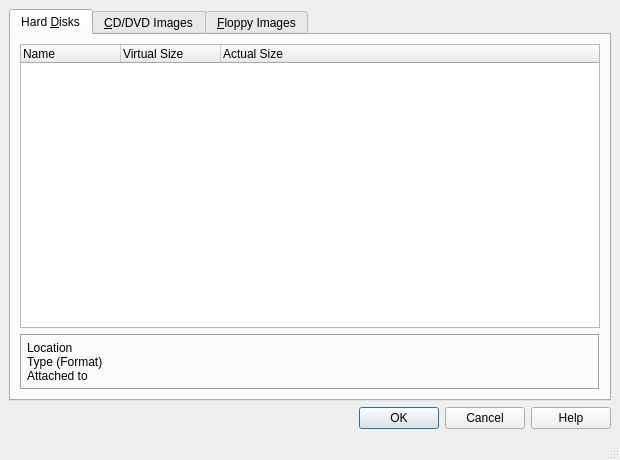
<ui version="4.0" >
 <comment>
 VBox frontends: Qt4 GUI ("VirtualBox"):

 Copyright (C) 2008 Sun Microsystems, Inc.

 This file is part of VirtualBox Open Source Edition (OSE), as
 available from http://www.virtualbox.org. This file is free software;
 you can redistribute it and/or modify it under the terms of the GNU
 General Public License (GPL) as published by the Free Software
 Foundation, in version 2 as it comes in the "COPYING" file of the
 VirtualBox OSE distribution. VirtualBox OSE is distributed in the
 hope that it will be useful, but WITHOUT ANY WARRANTY of any kind.

 Please contact Sun Microsystems, Inc., 4150 Network Circle, Santa
 Clara, CA 95054 USA or visit http://www.sun.com if you need
 additional information or have any questions.
 </comment>
 <class>VBoxMediaManagerDlg</class>
 <widget class="QMainWindow" name="VBoxMediaManagerDlg" >
  <property name="geometry" >
   <rect>
    <x>0</x>
    <y>0</y>
    <width>620</width>
    <height>460</height>
   </rect>
  </property>
  <property name="minimumSize" >
   <size>
    <width>283</width>
    <height>190</height>
   </size>
  </property>
  <property name="windowTitle" >
   <string>Virtual Disk Manager</string>
  </property>
  <property name="windowIcon" >
   <iconset resource="../VirtualBox.qrc" >
    <normaloff>:/diskim_16px.png</normaloff>:/diskim_16px.png</iconset>
  </property>
  <widget class="QWidget" name="mCentralWidget" >
   <layout class="QHBoxLayout" >
    <item>
     <layout class="QVBoxLayout" >
      <item>
       <widget class="QTabWidget" name="mTwImages" >
        <property name="sizePolicy" >
         <sizepolicy vsizetype="Expanding" hsizetype="Preferred" >
          <horstretch>0</horstretch>
          <verstretch>0</verstretch>
         </sizepolicy>
        </property>
        <property name="currentIndex" >
         <number>0</number>
        </property>
        <widget class="QWidget" name="mTbHD" >
         <attribute name="title" >
          <string>Hard &amp;Disks</string>
         </attribute>
         <layout class="QVBoxLayout" >
          <item>
           <widget class="QITreeWidget" name="mHardDiskView" >
            <property name="contextMenuPolicy" >
             <enum>Qt::CustomContextMenu</enum>
            </property>
            <property name="acceptDrops" >
             <bool>true</bool>
            </property>
            <property name="horizontalScrollBarPolicy" >
             <enum>Qt::ScrollBarAlwaysOff</enum>
            </property>
            <property name="alternatingRowColors" >
             <bool>true</bool>
            </property>
            <property name="allColumnsShowFocus" >
             <bool>true</bool>
            </property>
            <column>
             <property name="text" >
              <string>Name</string>
             </property>
            </column>
            <column>
             <property name="text" >
              <string>Virtual Size</string>
             </property>
            </column>
            <column>
             <property name="text" >
              <string>Actual Size</string>
             </property>
            </column>
           </widget>
          </item>
          <item>
           <widget class="QFrame" name="mHdsContainer" >
            <property name="frameShape" >
             <enum>QFrame::Box</enum>
            </property>
            <property name="frameShadow" >
             <enum>QFrame::Sunken</enum>
            </property>
            <layout class="QGridLayout" >
             <property name="verticalSpacing" >
              <number>0</number>
             </property>
             <property name="margin" >
              <number>5</number>
             </property>
             <item row="0" column="0" >
              <widget class="QLabel" name="mLbHD1" >
               <property name="text" >
                <string>Location</string>
               </property>
              </widget>
             </item>
             <item row="0" column="1" colspan="2" >
              <widget class="QILabel" name="mHdsPane1" >
               <property name="sizePolicy" >
                <sizepolicy vsizetype="Preferred" hsizetype="MinimumExpanding" >
                 <horstretch>0</horstretch>
                 <verstretch>0</verstretch>
                </sizepolicy>
               </property>
              </widget>
             </item>
             <item row="1" column="0" >
              <widget class="QLabel" name="mLbHD2" >
               <property name="text" >
                <string>Type (Format)</string>
               </property>
              </widget>
             </item>
             <item row="1" column="1" >
              <widget class="QILabel" name="mHdsPane2" >
               <property name="sizePolicy" >
                <sizepolicy vsizetype="Preferred" hsizetype="MinimumExpanding" >
                 <horstretch>0</horstretch>
                 <verstretch>0</verstretch>
                </sizepolicy>
               </property>
              </widget>
             </item>
             <item row="2" column="0" >
              <widget class="QLabel" name="mLbHD3" >
               <property name="text" >
                <string>Attached to</string>
               </property>
              </widget>
             </item>
             <item row="2" column="1" >
              <widget class="QILabel" name="mHdsPane3" >
               <property name="sizePolicy" >
                <sizepolicy vsizetype="Preferred" hsizetype="MinimumExpanding" >
                 <horstretch>0</horstretch>
                 <verstretch>0</verstretch>
                </sizepolicy>
               </property>
              </widget>
             </item>
            </layout>
           </widget>
          </item>
         </layout>
        </widget>
        <widget class="QWidget" name="mTbCD" >
         <attribute name="title" >
          <string>&amp;CD/DVD Images</string>
         </attribute>
         <layout class="QVBoxLayout" >
          <item>
           <widget class="QITreeWidget" name="mDVDView" >
            <property name="contextMenuPolicy" >
             <enum>Qt::CustomContextMenu</enum>
            </property>
            <property name="acceptDrops" >
             <bool>true</bool>
            </property>
            <property name="horizontalScrollBarPolicy" >
             <enum>Qt::ScrollBarAlwaysOff</enum>
            </property>
            <property name="alternatingRowColors" >
             <bool>true</bool>
            </property>
            <property name="allColumnsShowFocus" >
             <bool>true</bool>
            </property>
            <column>
             <property name="text" >
              <string>Name</string>
             </property>
            </column>
            <column>
             <property name="text" >
              <string>Size</string>
             </property>
            </column>
           </widget>
          </item>
          <item>
           <widget class="QFrame" name="mCdsContainer" >
            <property name="frameShape" >
             <enum>QFrame::Box</enum>
            </property>
            <property name="frameShadow" >
             <enum>QFrame::Sunken</enum>
            </property>
            <layout class="QGridLayout" >
             <property name="verticalSpacing" >
              <number>0</number>
             </property>
             <property name="margin" >
              <number>5</number>
             </property>
             <item row="0" column="0" >
              <widget class="QLabel" name="mLbCD1" >
               <property name="text" >
                <string>Location</string>
               </property>
              </widget>
             </item>
             <item row="0" column="1" >
              <widget class="QILabel" name="mCdsPane1" >
               <property name="sizePolicy" >
                <sizepolicy vsizetype="Preferred" hsizetype="MinimumExpanding" >
                 <horstretch>0</horstretch>
                 <verstretch>0</verstretch>
                </sizepolicy>
               </property>
              </widget>
             </item>
             <item row="1" column="0" >
              <widget class="QLabel" name="mLbCD2" >
               <property name="text" >
                <string>Attached to</string>
               </property>
              </widget>
             </item>
             <item row="1" column="1" >
              <widget class="QILabel" name="mCdsPane2" >
               <property name="sizePolicy" >
                <sizepolicy vsizetype="Preferred" hsizetype="MinimumExpanding" >
                 <horstretch>0</horstretch>
                 <verstretch>0</verstretch>
                </sizepolicy>
               </property>
              </widget>
             </item>
            </layout>
           </widget>
          </item>
         </layout>
        </widget>
        <widget class="QWidget" name="mTbFD" >
         <attribute name="title" >
          <string>&amp;Floppy Images</string>
         </attribute>
         <layout class="QVBoxLayout" >
          <item>
           <widget class="QITreeWidget" name="mFloppyView" >
            <property name="contextMenuPolicy" >
             <enum>Qt::CustomContextMenu</enum>
            </property>
            <property name="acceptDrops" >
             <bool>true</bool>
            </property>
            <property name="horizontalScrollBarPolicy" >
             <enum>Qt::ScrollBarAlwaysOff</enum>
            </property>
            <property name="alternatingRowColors" >
             <bool>true</bool>
            </property>
            <property name="allColumnsShowFocus" >
             <bool>true</bool>
            </property>
            <column>
             <property name="text" >
              <string>Name</string>
             </property>
            </column>
            <column>
             <property name="text" >
              <string>Size</string>
             </property>
            </column>
           </widget>
          </item>
          <item>
           <widget class="QFrame" name="mFdsContainer" >
            <property name="frameShape" >
             <enum>QFrame::Box</enum>
            </property>
            <property name="frameShadow" >
             <enum>QFrame::Sunken</enum>
            </property>
            <layout class="QGridLayout" >
             <property name="horizontalSpacing" >
              <number>6</number>
             </property>
             <property name="verticalSpacing" >
              <number>0</number>
             </property>
             <property name="margin" >
              <number>5</number>
             </property>
             <item row="0" column="0" >
              <widget class="QLabel" name="mLbFD1" >
               <property name="text" >
                <string>Location</string>
               </property>
              </widget>
             </item>
             <item row="0" column="1" >
              <widget class="QILabel" name="mFdsPane1" >
               <property name="sizePolicy" >
                <sizepolicy vsizetype="Preferred" hsizetype="MinimumExpanding" >
                 <horstretch>0</horstretch>
                 <verstretch>0</verstretch>
                </sizepolicy>
               </property>
              </widget>
             </item>
             <item row="1" column="0" >
              <widget class="QLabel" name="mLbFD2" >
               <property name="text" >
                <string>Attached to</string>
               </property>
              </widget>
             </item>
             <item row="1" column="1" >
              <widget class="QILabel" name="mFdsPane2" >
               <property name="sizePolicy" >
                <sizepolicy vsizetype="Preferred" hsizetype="MinimumExpanding" >
                 <horstretch>0</horstretch>
                 <verstretch>0</verstretch>
                </sizepolicy>
               </property>
              </widget>
             </item>
            </layout>
           </widget>
          </item>
         </layout>
        </widget>
       </widget>
      </item>
      <item>
       <widget class="QIDialogButtonBox" name="mButtonBox" >
        <property name="standardButtons" >
         <set>QDialogButtonBox::Cancel|QDialogButtonBox::Help|QDialogButtonBox::Ok</set>
        </property>
       </widget>
      </item>
     </layout>
    </item>
   </layout>
  </widget>
  <widget class="QStatusBar" name="mStatusBar" />
 </widget>
 <customwidgets>
  <customwidget>
   <class>QIDialogButtonBox</class>
   <extends>QDialogButtonBox</extends>
   <header>QIDialogButtonBox.h</header>
  </customwidget>
  <customwidget>
   <class>QITreeWidget</class>
   <extends>QTreeWidget</extends>
   <header>QITreeWidget.h</header>
  </customwidget>
  <customwidget>
   <class>QILabel</class>
   <extends>QLabel</extends>
   <header>QILabel.h</header>
  </customwidget>
 </customwidgets>
 <resources>
  <include location="../VirtualBox.qrc" />
 </resources>
 <connections/>
</ui>
